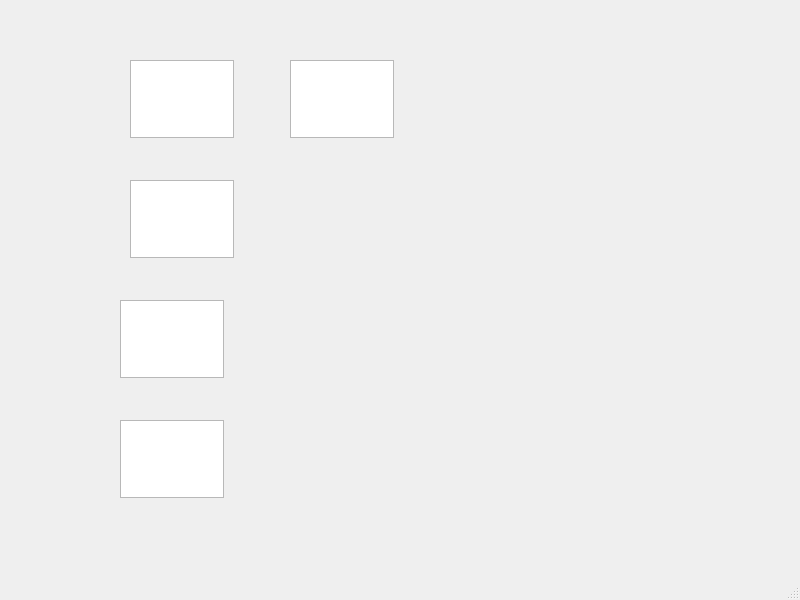
<?xml version="1.0" encoding="UTF-8"?>
<ui version="4.0">
 <class>MainWindow</class>
 <widget class="QMainWindow" name="MainWindow">
  <property name="geometry">
   <rect>
    <x>0</x>
    <y>0</y>
    <width>800</width>
    <height>600</height>
   </rect>
  </property>
  <property name="windowTitle">
   <string>MainWindow</string>
  </property>
  <widget class="QWidget" name="centralwidget">
   <widget class="QTextEdit" name="textEdit">
    <property name="geometry">
     <rect>
      <x>130</x>
      <y>60</y>
      <width>104</width>
      <height>78</height>
     </rect>
    </property>
   </widget>
   <widget class="QTextEdit" name="textEdit_2">
    <property name="geometry">
     <rect>
      <x>290</x>
      <y>60</y>
      <width>104</width>
      <height>78</height>
     </rect>
    </property>
   </widget>
   <widget class="QTextEdit" name="textEdit_3">
    <property name="geometry">
     <rect>
      <x>120</x>
      <y>300</y>
      <width>104</width>
      <height>78</height>
     </rect>
    </property>
   </widget>
   <widget class="QTextEdit" name="textEdit_4">
    <property name="geometry">
     <rect>
      <x>130</x>
      <y>180</y>
      <width>104</width>
      <height>78</height>
     </rect>
    </property>
   </widget>
   <widget class="QTextEdit" name="textEdit_5">
    <property name="geometry">
     <rect>
      <x>120</x>
      <y>420</y>
      <width>104</width>
      <height>78</height>
     </rect>
    </property>
   </widget>
  </widget>
  <widget class="QMenuBar" name="menubar">
   <property name="geometry">
    <rect>
     <x>0</x>
     <y>0</y>
     <width>800</width>
     <height>25</height>
    </rect>
   </property>
  </widget>
  <widget class="QStatusBar" name="statusbar"/>
 </widget>
 <tabstops>
  <tabstop>textEdit</tabstop>
  <tabstop>textEdit_4</tabstop>
  <tabstop>textEdit_3</tabstop>
  <tabstop>textEdit_5</tabstop>
  <tabstop>textEdit_2</tabstop>
 </tabstops>
 <resources/>
 <connections/>
</ui>
